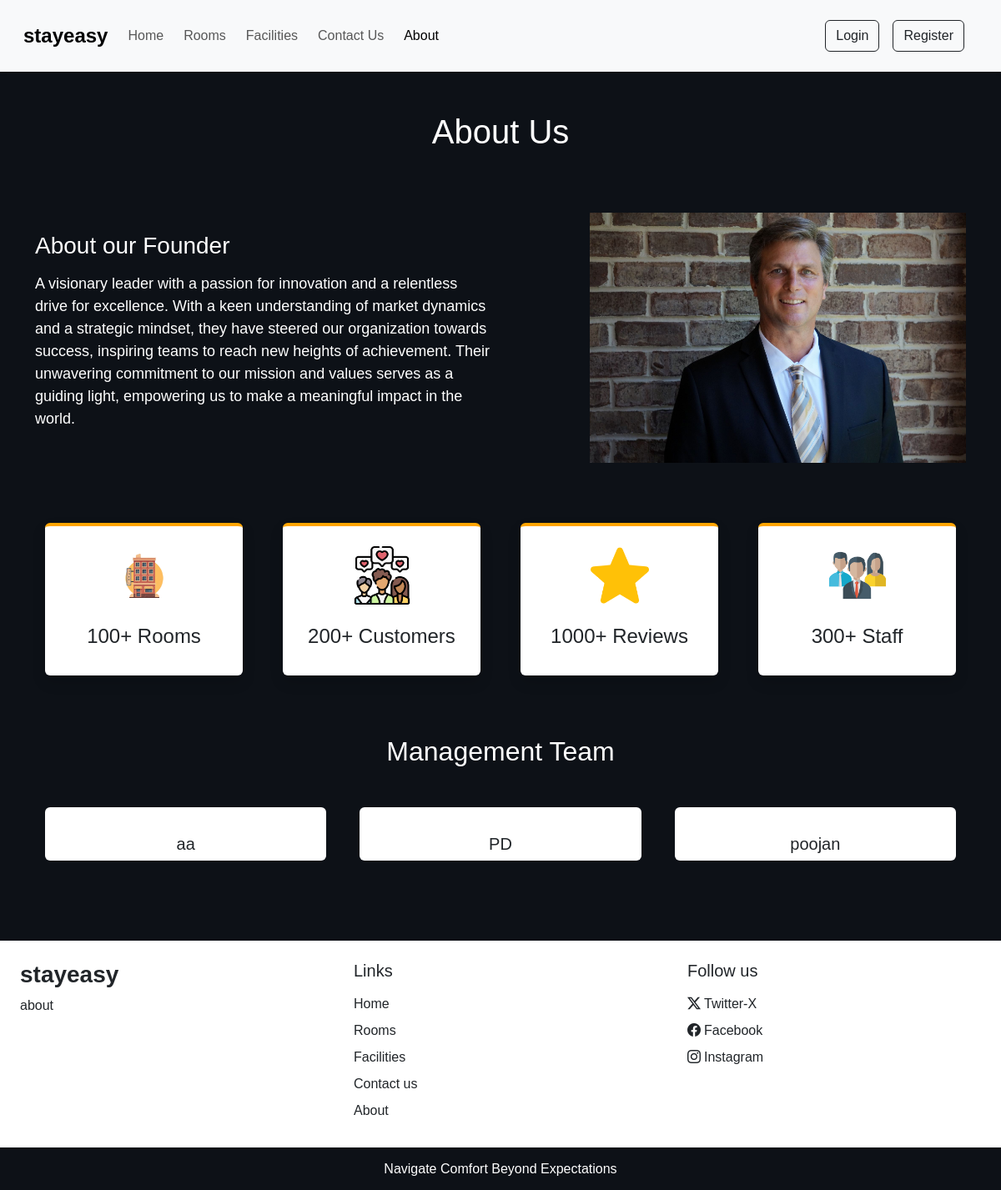
/about.php, run on an earlier commit of the app's database.
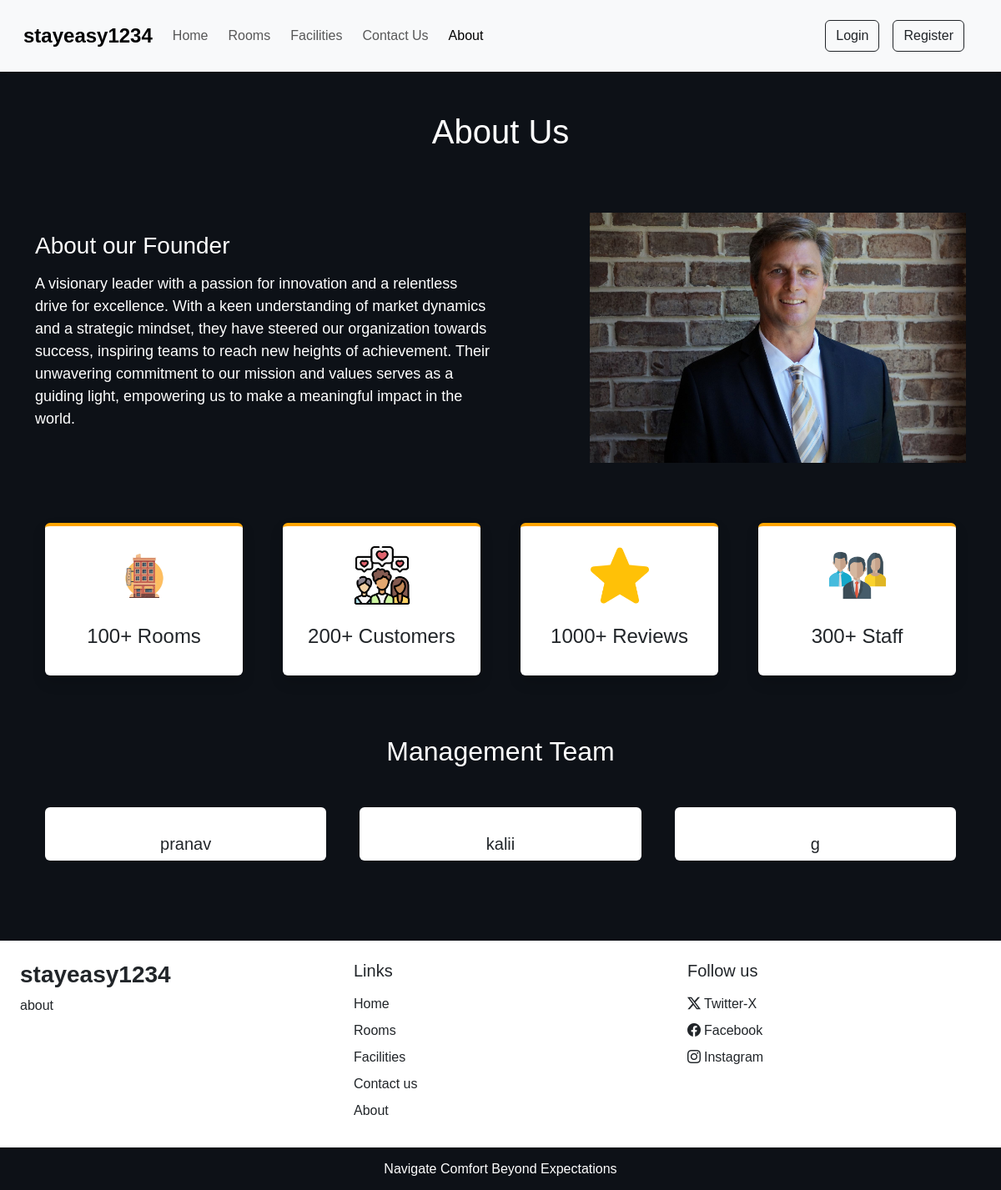
And on a later commit of the database.
### tables this page shows
CREATE TABLE `settings` (
  `sr_no` int(10) NOT NULL,
  `site_title` varchar(25) NOT NULL,
  `site_about` varchar(250) NOT NULL,
  `shutdown` tinyint(1) NOT NULL
);

CREATE TABLE `team_details` (
  `sr_no` int(10) NOT NULL,
  `name` varchar(20) NOT NULL,
  `picture` varchar(150) NOT NULL
);

### admin/inc/db_config.php (called while the page is built, shortened)
<?php
    function selectAll($table)
    {
        $con = $GLOBALS['con'];
        $res = mysqli_query($con,"SELECT * FROM $table");
        return $res;
    }
    function select($sql,$values,$datatypes)
    {
        $con = $GLOBALS['con'];
        if($stmt = mysqli_prepare($con,$sql))
        {
            mysqli_stmt_bind_param($stmt,$datatypes,...$values);
            if(mysqli_stmt_execute($stmt))
            {
                $res = mysqli_stmt_get_result($stmt);
                return $res;
            }
            else
            {
                mysqli_stmt_close($stmt);
                die("Query can't be executed - Select ");
            }
        }
        else
        {
            die("Query can't be prepared - Select");
        }
    }
?>

### about.php (the view, shortened to what the changed rows need)
<!DOCTYPE html>
<html lang="en">
<head>
    <?php require('inc/links.php')?>
<link rel="stylesheet" href="https://cdn.jsdelivr.net/npm/swiper@11/swiper-bundle.min.css" />
</head>
<body style="background-color:#0D1117;">
    <?php require('inc/header.php');?>
    <div class="my-5 px-4">
        <h1 class="h-font text-center"><font face ="Raleway" color ="white" >About Us</font></h1>
    </div><br>
    <h2 class="my-5  h-font text-center"><font color = "white">Management Team</font></h2>
   <div class="container px-4">
    <div class="swiper mySwiper">
        <div class="swiper-wrapper mb-5">
            <?php
                $about_r =selectAll('team_details');
                $path = ABOUT_IMG_PATH;
                while($row = mysqli_fetch_assoc($about_r))
                {
                    echo <<<data
                    <div class="swiper-slide bg-white text-center overflow-hidden rounded">
                        <img src="$path$row[picture]" alt="" class = "w-100">
                        <h5 class="mt-2">$row[name]</h5>
                    </div>
                    data;
                }
            ?>
            </div>
  </div>
   </div>
    <?php require('inc/footer.php');?>
    </body>
</html>

### inc/header.php (shortened to what the changed rows need)
<nav id = "nav-bar" class="navbar navbar-expand-lg navbar-light px-lg-3 py-lg-2 shadow-sm sticky-top bg-body-tertiary ">
    <div class="container-fluid">
        <a class="navbar-brand me-3" href="index.php"><font size = 5><strong><?php  echo $settings_r['site_title'] ?></strong></font></a>
    </div>
</nav>

### inc/footer.php (shortened to what the changed rows need)
<!DOCTYPE html>
<html lang="en">
<head>
</head>
<body>
<div class="container-fluid bg-white mt-5">
        <div class = "row">
            <div class = "col-lg-4 p-4">
                <h3 class="h2-font fw-bold fs-3 mb-2"><?php echo $settings_r['site_title'] ?></h3>
                <p>
                    <?php echo $settings_r['site_about'] ?>
                </p>
            </div>
        </div>
</div>
</body>
</html>

What changed in the data, as far as the page shows it:
removed team_details: name "aa"
removed team_details: name "PD"
removed team_details: name "poojan"
changed settings "about": site_title "stayeasy" → "stayeasy1234"
added team_details: name "pranav"
added team_details: name "kalii"
added team_details: name "g"
